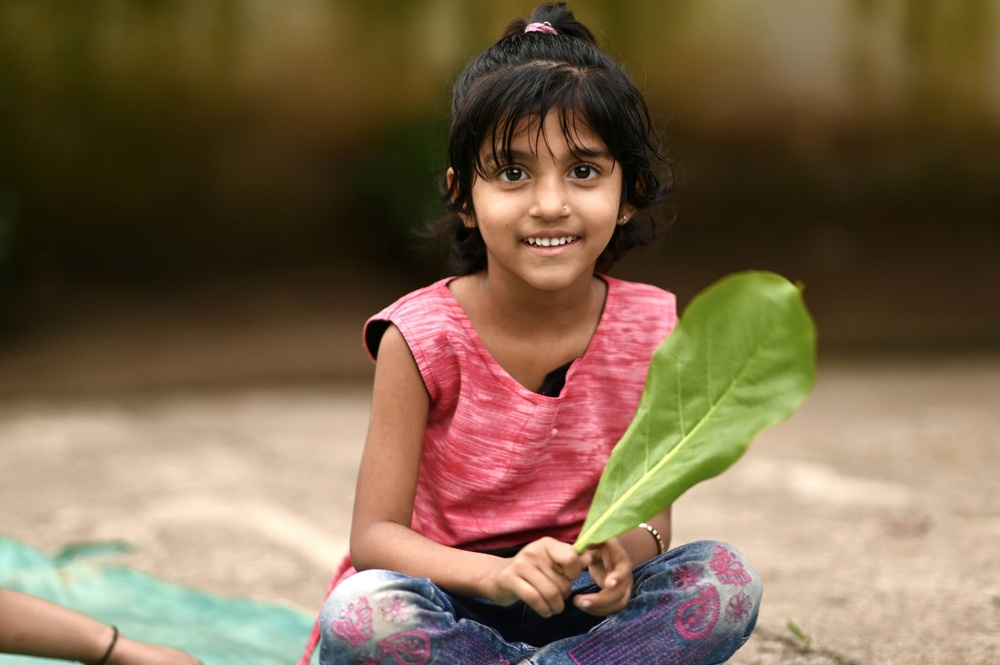
#> input picture girl.jpeg, 1000 x 665 px, shrunk from 3000 x 1996 before the run, found by its file name
$ python sample.py
#> lines starting #> are read from the running program, lines starting #| are printed output that depends on the picture; after the words box and inside, x2 and y2 are one past the last pixel; in counts of white or black regions, pixels touching at a corner belong together
import cv2
import matplotlib.pyplot as plt

face_cascade = cv2.CascadeClassifier(cv2.data.haarcascades + 'haarcascade_frontalface_default.xml')
eye_cascade = cv2.CascadeClassifier(cv2.data.haarcascades + 'haarcascade_eye.xml')
smile_cascade = cv2.CascadeClassifier(cv2.data.haarcascades + 'haarcascade_smile.xml')

image_path = ("C:\\Users\\arshi\\Desktop\\python\\girl.jpeg")
image = cv2.imread(image_path)
#> image is the input picture: shape (665, 1000, 3); mean B, G, R 77.5, 102.4, 124.5

gray = cv2.cvtColor(image, cv2.COLOR_BGR2GRAY)
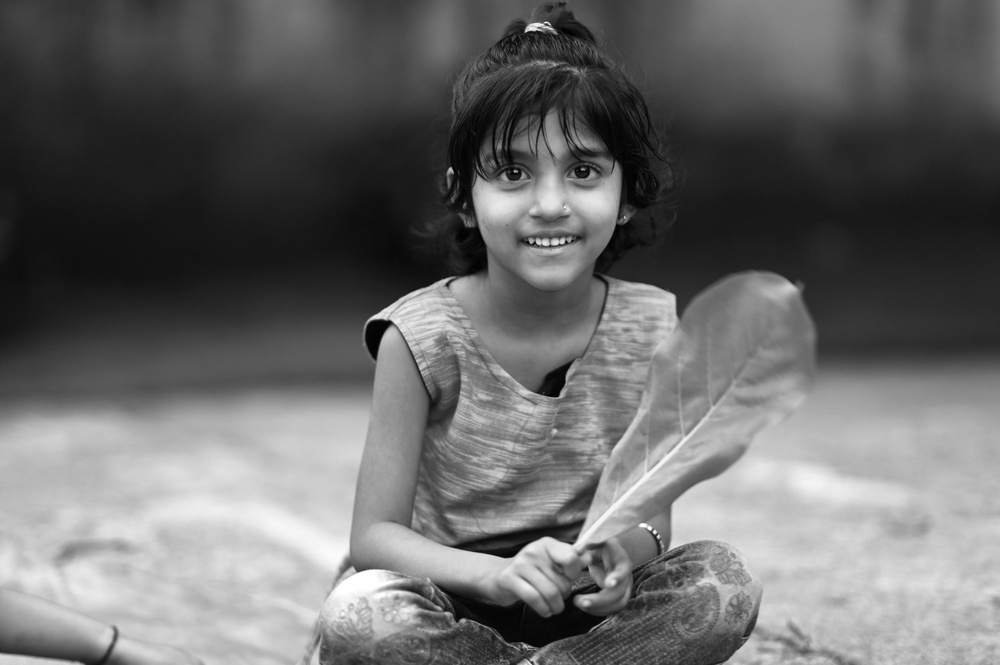
#> gray: shape (665, 1000); min 0, max 255, mean 106.1

faces = face_cascade.detectMultiScale(gray, scaleFactor=1.3, minNeighbors=4)
#> faces = [[457, 102, 190, 190]]


for (x, y, w, h) in faces:

    cv2.rectangle(image, (x, y), (x + w, y + h), (255, 0, 0), 5)
#> this loop made 1 pass
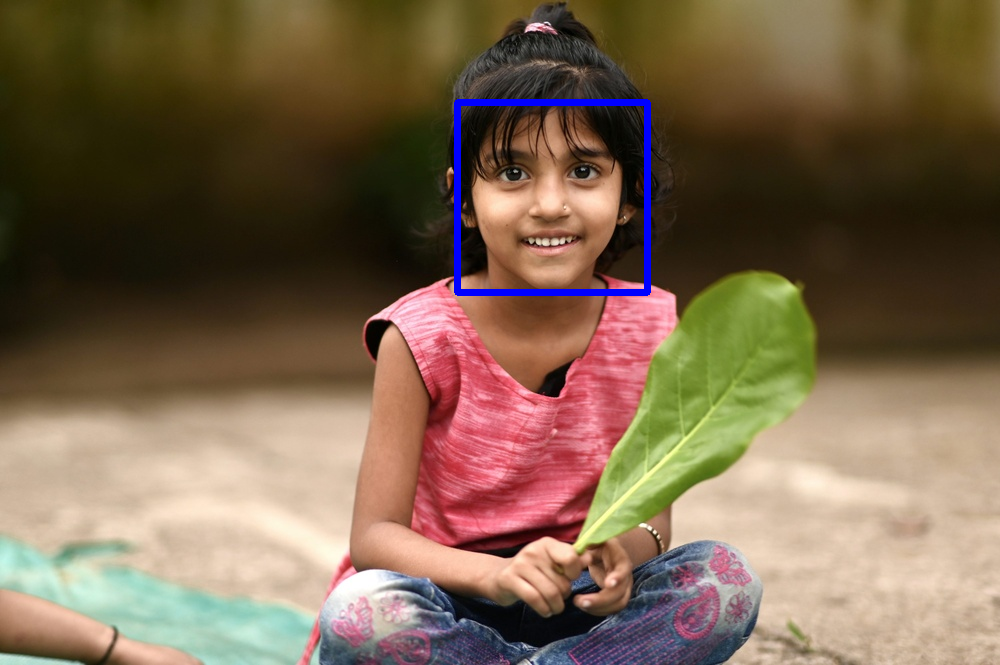
#> image: shape (665, 1000, 3); 0.8% of pixels changed, all inside (x1, y1, x2, y2) = (454, 99, 651, 296)

roi_gray = gray[y:y+h, x:x+w]
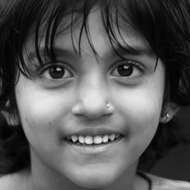
#> roi_gray: shape (190, 190); min 0, max 242, mean 86.6
roi_color = image[y:y+h, x:x+w]
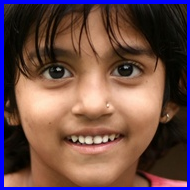
#> roi_color: shape (190, 190, 3); mean B, G, R 74.6, 75.7, 107.3

eyes = eye_cascade.detectMultiScale(roi_gray, scaleFactor=1.1, minNeighbors=10)
#> eyes = [[61, 128, 23, 23], [34, 51, 43, 43], [101, 46, 49, 49]]
for (ex, ey, ew, eh) in eyes:
     cv2.rectangle(roi_color, (ex, ey), (ex + ew, ey + eh), (0, 255, 0), 5)
#> this loop made 3 passes
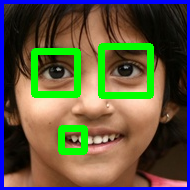
#> roi_color: shape (190, 190, 3); 8.75% of pixels changed, all inside (x1, y1, x2, y2) = (31, 43, 154, 155)


smiles = smile_cascade.detectMultiScale(roi_gray, scaleFactor=1.7, minNeighbors=20)
#> smiles = [[42, 114, 104, 52]]
for (sx, sy, sw, sh) in smiles:
   cv2.rectangle(roi_color, (sx, sy), (sx + sw, sy + sh), (0, 0, 255), 5)
#> this loop made 1 pass
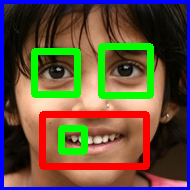
#> roi_color: shape (190, 190, 3); 5.99% of pixels changed, all inside (x1, y1, x2, y2) = (39, 111, 150, 170)

image_rgb = cv2.cvtColor(image, cv2.COLOR_BGR2RGB)
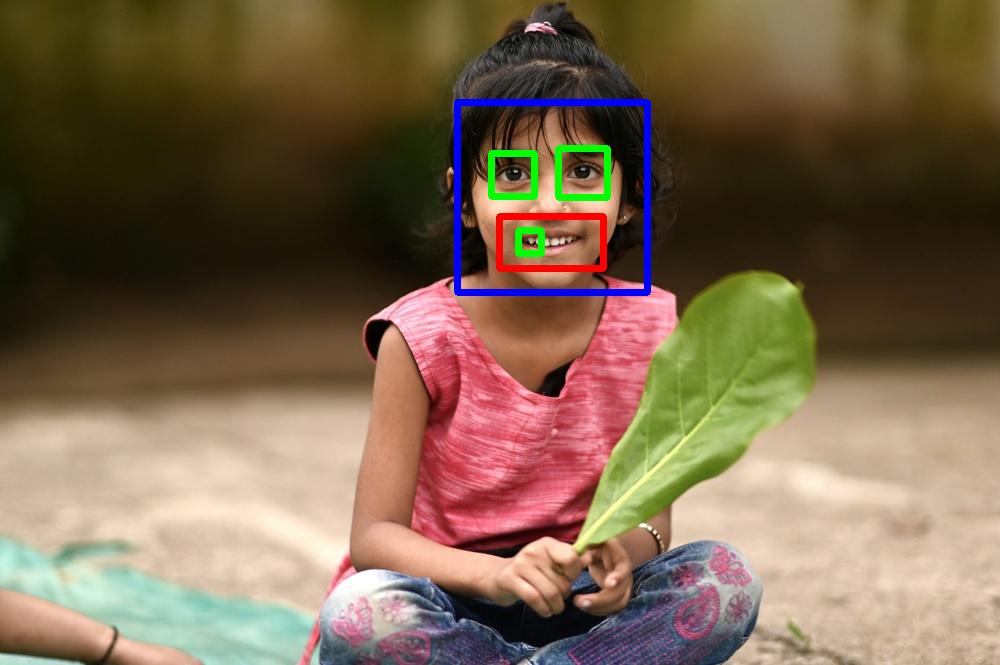
#> image: shape (665, 1000, 3); 0.8% of pixels changed, all inside (x1, y1, x2, y2) = (488, 145, 611, 272)

plt.imshow(image_rgb)
plt.axis('off') # Hide axis
plt.show()
